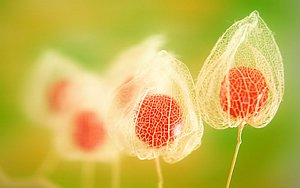
#> input picture RoboVis/OpenCVExamples/japaneseflowers.jpg, 300 x 188 px
$ python 2flip.py
#> lines starting #> are read from the running program, lines starting #| are printed output that depends on the picture
import cv2 as cv

src = cv.imread("japaneseflowers.jpg", 1)
#> src is the input picture: shape (188, 300, 3); mean B, G, R 81.3, 182.3, 200.5
if src is None:
    print("missing image")
else:
    cv.imshow("Original Image", src)

    # Flip the image vertically
    dst = cv.flip(src, 0)  # 0 for vertical flip, 1 for horizontal, -1 for both
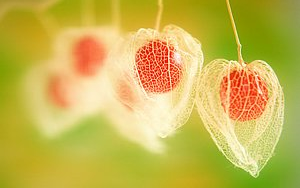
#> dst: shape (188, 300, 3); mean B, G, R 81.3, 182.3, 200.5

    cv.imshow("Flipped Image", dst)
    cv.waitKey(0)
    cv.destroyAllWindows()
